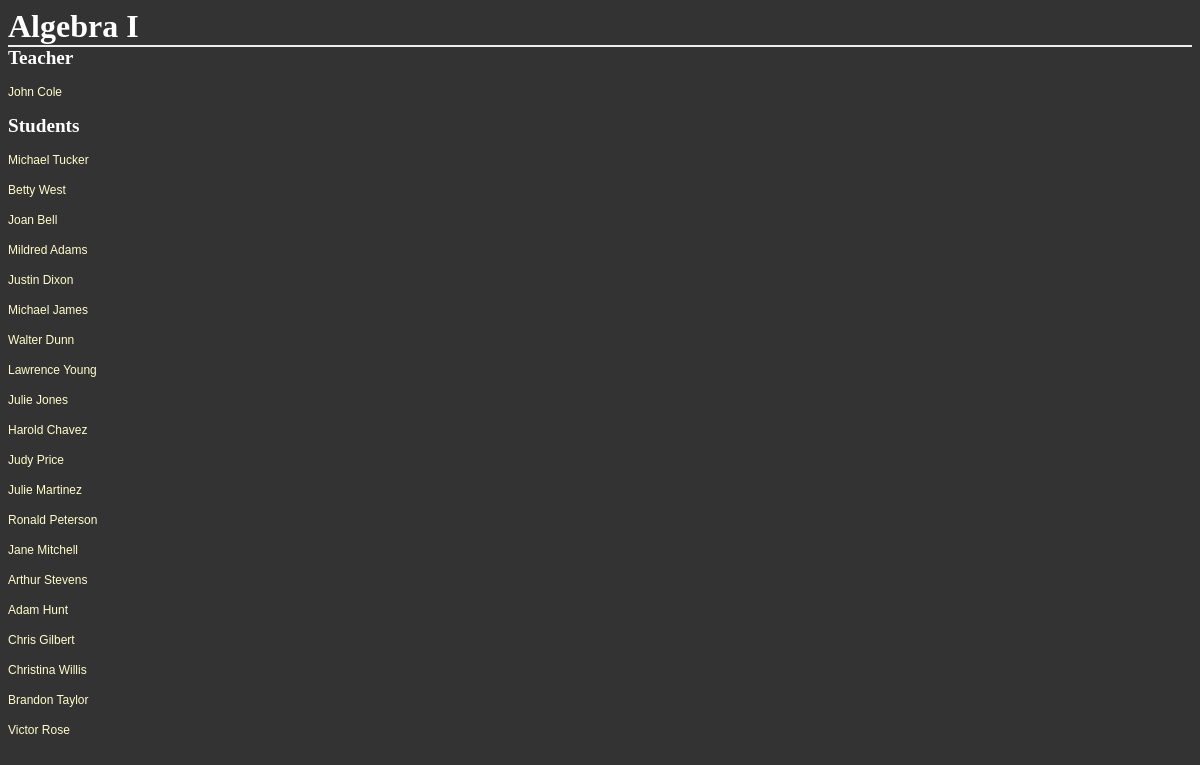
Page /districts/1/schools/3/sections/1/ on the earlier database version.
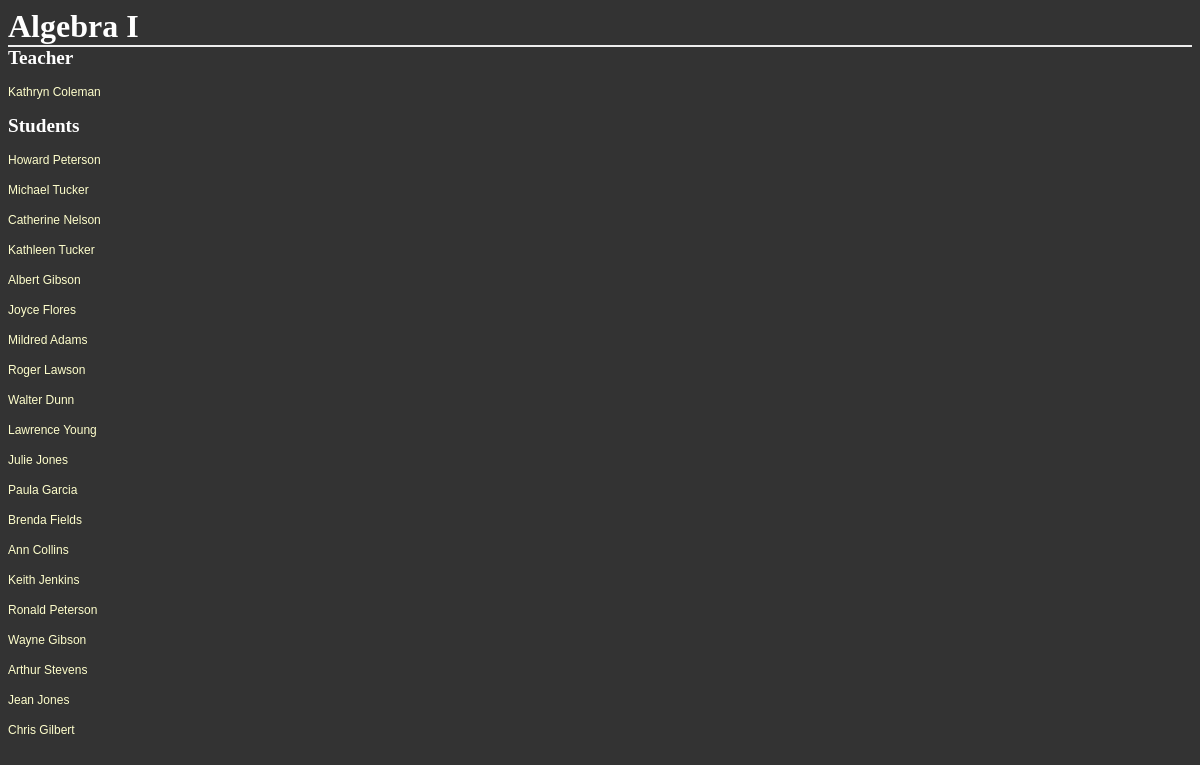
Same page on the later database version.
### database_setup.py (models this page shows, shortened)
class Teacher(Base):
    __tablename__ = 'teacher'
    id = Column(Integer, primary_key=True)
    first_name = Column(String(40), nullable=False)
    last_name = Column(String(40), nullable=False)
    department = Column(String(50))
    address = Column(String(50))
    city = Column(String(50))
    state = Column(String(50))
    zip = Column(String(50))
    phone = Column(String(50))
    email = Column(String(50))
    school_id = Column(Integer, ForeignKey('school.id'))
    school = relationship('School')

class Student(Base):
    __tablename__ = 'student'
    id = Column(Integer, primary_key=True)
    first_name = Column(String(40), nullable=False)
    last_name = Column(String(40), nullable=False)
    grade = Column(String(50))
    address = Column(String(50))
    city = Column(String(50))
    state = Column(String(50))
    zip = Column(String(50))
    phone = Column(String(50))
    email = Column(String(50))
    school_id = Column(Integer, ForeignKey('school.id'))
    school = relationship(School)
    sections = relationship('Section', secondary='enrollment')

### schools.py (the view)
@app.route('/districts/<int:district_id>/schools/<int:school_id>/sections/<int:section_id>/')
def showSection(district_id, school_id, section_id):
    section = session.query(Section).filter_by(id=section_id).one()
    teacher = session.query(Teacher).filter_by(id=section.teacher_id).one()
    students = section.students
    return render_template('section.html',
                           district_id=district_id,
                           school_id=school_id,
                           section=section,
                           teacher=teacher,
                           students=students)

### templates/section.html
<html>
<head>
	<link rel=stylesheet type=text/css href="{{ url_for('static', filename='styles.css') }}">
</head>
<body>
<h1>{{section.name}}</h1>
<h2>Teacher</h2>
<p><a href='{{url_for('showTeacher', district_id=district_id, school_id=school_id, teacher_id=teacher.id)}}'>{{teacher.first_name}} {{teacher.last_name}}</a></p>
<h2>Students</h2>
{% for student in students %}
	<p><a href='{{url_for('showStudent', district_id=district_id, school_id=school_id, student_id=student.id)}}'>{{student.first_name}} {{student.last_name}}</a></p>
{% endfor %}
</body>
</html>

Differences in the rows shown:
no longer on this page (row edited): Teacher: first_name "John", last_name "Cole"
no longer on this page (row edited): Student: first_name "Betty", last_name "West"
no longer on this page (row edited): Student: first_name "Joan", last_name "Bell"
no longer on this page (row edited): Student: first_name "Justin", last_name "Dixon"
no longer on this page (row edited): Student: first_name "Michael", last_name "James"
no longer on this page (row edited): Student: first_name "Harold", last_name "Chavez"
no longer on this page (row edited): Student: first_name "Judy", last_name "Price"
no longer on this page (row edited): Student: first_name "Julie", last_name "Martinez"
no longer on this page (row edited): Student: first_name "Jane", last_name "Mitchell"
no longer on this page (row edited): Student: first_name "Adam", last_name "Hunt"
no longer on this page (row edited): Student: first_name "Christina", last_name "Willis"
no longer on this page (row edited): Student: first_name "Brandon", last_name "Taylor"
no longer on this page (row edited): Student: first_name "Victor", last_name "Rose"
now on this page (row edited): Teacher: first_name "Kathryn", last_name "Coleman"
now on this page (row edited): Student: first_name "Howard", last_name "Peterson"
now on this page (row edited): Student: first_name "Catherine", last_name "Nelson"
now on this page (row edited): Student: first_name "Kathleen", last_name "Tucker"
now on this page (row edited): Student: first_name "Albert", last_name "Gibson"
now on this page (row edited): Student: first_name "Joyce", last_name "Flores"
now on this page (row edited): Student: first_name "Roger", last_name "Lawson"
now on this page (row edited): Student: first_name "Paula", last_name "Garcia"
now on this page (row edited): Student: first_name "Brenda", last_name "Fields"
now on this page (row edited): Student: first_name "Ann", last_name "Collins"
now on this page (row edited): Student: first_name "Keith", last_name "Jenkins"
now on this page (row edited): Student: first_name "Wayne", last_name "Gibson"
now on this page (row edited): Student: first_name "Jean", last_name "Jones"
